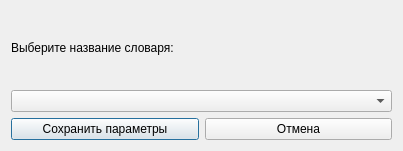
<?xml version="1.0" encoding="UTF-8"?>
<ui version="4.0">
 <class>TextParamsDialog</class>
 <widget class="QDialog" name="TextParamsDialog">
  <property name="geometry">
   <rect>
    <x>0</x>
    <y>0</y>
    <width>403</width>
    <height>151</height>
   </rect>
  </property>
  <property name="windowTitle">
   <string>Изменение параметров текста</string>
  </property>
  <layout class="QHBoxLayout" name="horizontalLayout">
   <item>
    <layout class="QVBoxLayout" name="verticalLayout">
     <item>
      <layout class="QVBoxLayout" name="verticalLayout_3">
       <item>
        <layout class="QHBoxLayout" name="horizontalLayout_3">
         <item>
          <widget class="QLabel" name="label">
           <property name="text">
            <string>Выберите название словаря:</string>
           </property>
          </widget>
         </item>
        </layout>
       </item>
       <item>
        <layout class="QHBoxLayout" name="horizontalLayout_4">
         <item>
          <widget class="QComboBox" name="dictComboBox"/>
         </item>
        </layout>
       </item>
      </layout>
     </item>
     <item>
      <layout class="QHBoxLayout" name="horizontalLayout_2">
       <item>
        <widget class="QPushButton" name="saveParamsButton">
         <property name="text">
          <string>Сохранить параметры</string>
         </property>
        </widget>
       </item>
       <item>
        <widget class="QPushButton" name="cancelParamsButton">
         <property name="text">
          <string>Отмена</string>
         </property>
        </widget>
       </item>
      </layout>
     </item>
    </layout>
   </item>
  </layout>
 </widget>
 <resources/>
 <connections/>
</ui>
